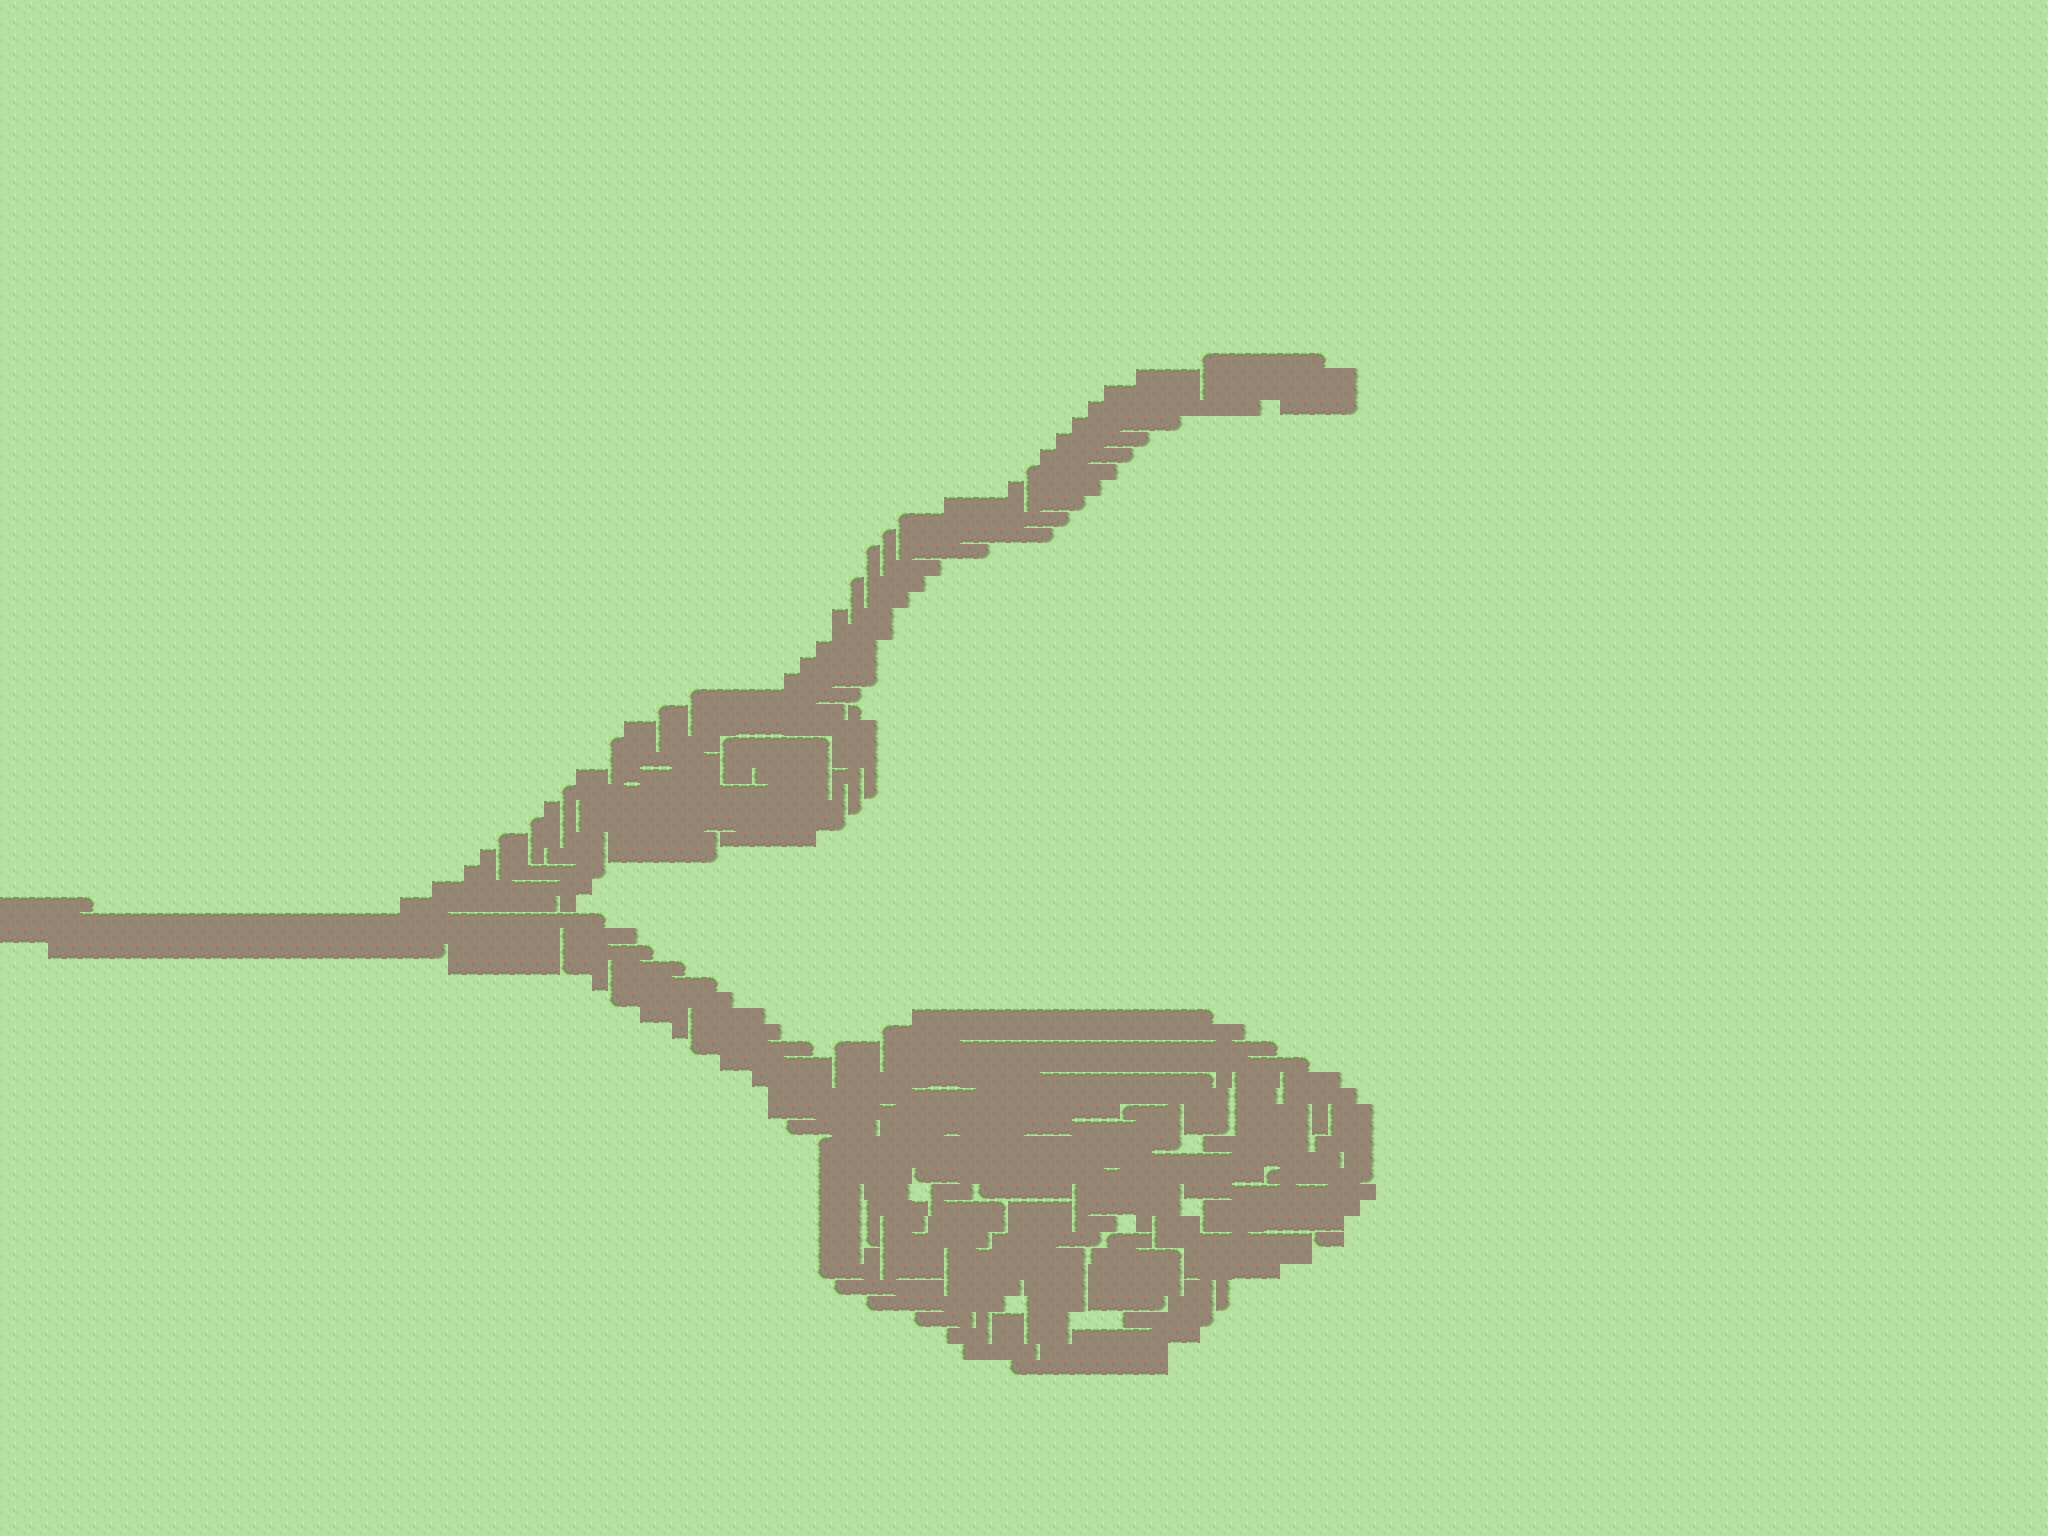

Tiled map render using the project's own tile images. Description and the map definition, with tile-layer contents summarised, below:
An orthogonal 128x96 tile map with 16x16 px tiles, 2 tile layers (ground, Tile Layer 2), 2 tilesets.

<map version="1.2" tiledversion="1.2.4" orientation="orthogonal" renderorder="right-down" width="128" height="96" tilewidth="16" tileheight="16" infinite="0" nextlayerid="5" nextobjectid="1">
 <tileset firstgid="1" source="tiles.tsx" />
 <tileset firstgid="20833" source="pokemon tileset.tsx" />
 <layer id="1" name="ground" width="128" height="96">
  <data>[12288 cells, 12288 non-empty, 1 distinct tile ids]</data>
 </layer>
 <layer id="4" name="Tile Layer 2" width="128" height="96">
  <data>[12288 cells, 1209 non-empty, 16 distinct tile ids]</data>
 </layer>
</map>
